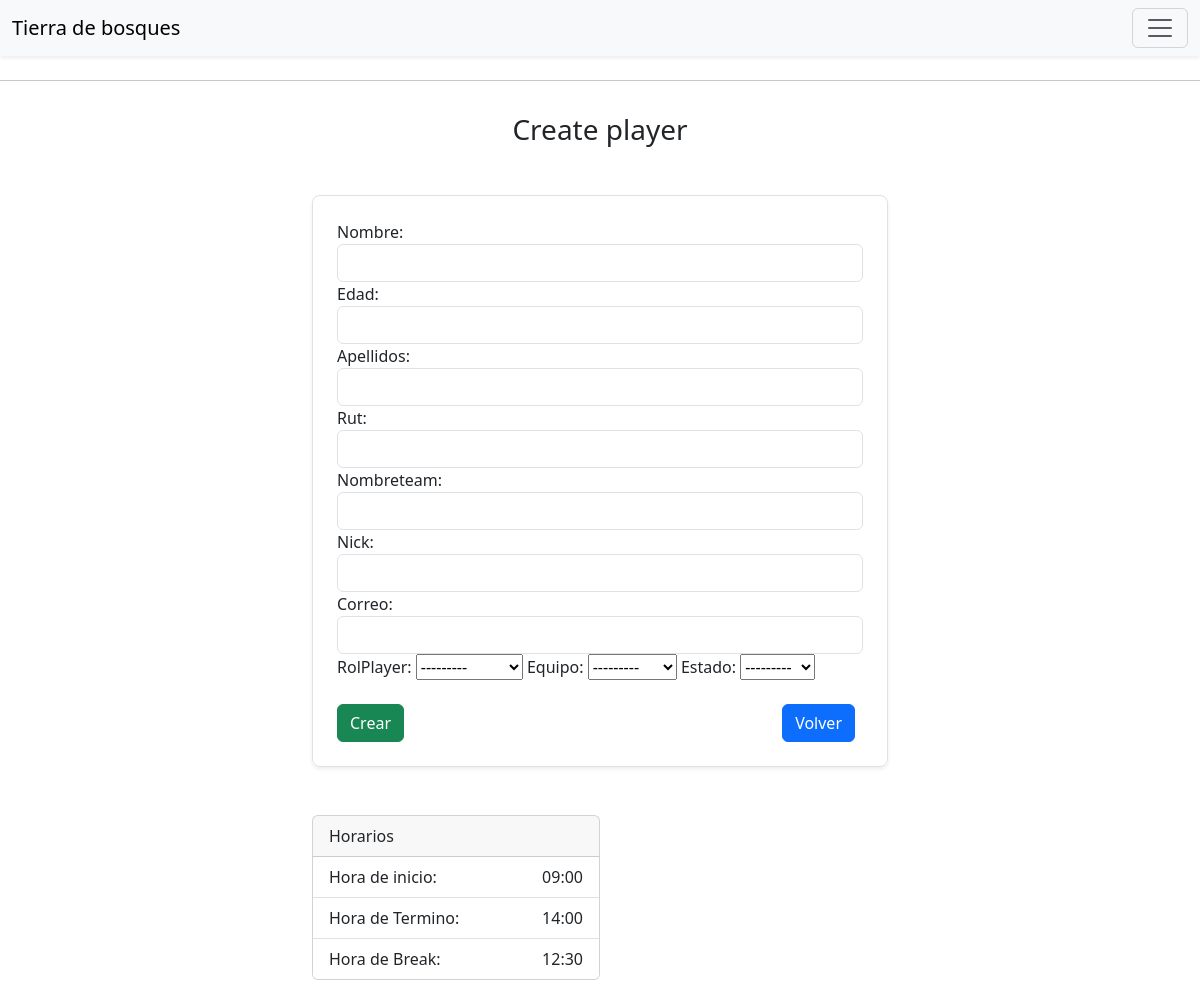
/createPlayer/, run on the app's committed database.
### airsoftcqb/models.py (models this page shows)
class RolPlayer(models.Model):
    idRolPlayer = models.AutoField(primary_key=True)
    rol = models.CharField(max_length=50)
    def RolPlayer(self):
        return "{}".format(self.rol)
    def __str__(self):
        return self.RolPlayer()

class Equipo(models.Model):
    idEquipo = models.AutoField(primary_key=True)
    nombreEquipo = models.CharField(max_length=50)
    def Equipo(self):
        return "{}".format(self.nombreEquipo)
    def __str__(self):
        return self.Equipo()

class Estado(models.Model):
    idEstado = models.AutoField(primary_key=True)
    nombreEstado = models.CharField(max_length=50)
    def estadosJugador(self):
        return "{}".format(self.nombreEstado)
    def __str__(self):
        return self.estadosJugador()

### airsoftcqb/views.py (the view)
# urls.py: path('createPlayer/',createPlayer,name='createPlayer'),
def createPlayer(request):
    frm = FormPlayer ()
    if(request.method=='POST'):
        frm = FormPlayer (request.POST)
        if(frm.is_valid()):
            frm.save()
            return redirect('createPlayer')
    data = {'frm': frm}
    return render(request, 'templatesairsoftcqb/createPlayer.html', data )

### airsoftcqb/forms.py
class FormPlayer(forms.ModelForm):
    nombre = forms.CharField()
    edad = forms.CharField()
    apellidos = forms.CharField()
    rut = forms.CharField()
    nombreTeam = forms.CharField()
    nick = forms.CharField()
    correo = forms.CharField()
    nombre.widget.attrs['class']='form-control'
    edad.widget.attrs['class']='form-control'
    apellidos.widget.attrs['class']='form-control'
    rut.widget.attrs['class']='form-control'
    nombreTeam.widget.attrs['class']='form-control'
    nick.widget.attrs['class']='form-control'
    correo.widget.attrs['class']='form-control'
    class Meta:
        model = Player
        fields = '__all__'

### templates/templatesairsoftcqb/createPlayer.html (shortened to what this page needs)
<!DOCTYPE html>
{% load static %}
<html lang="en">
  <head>
    <link
      href="https://cdn.jsdelivr.net/npm/bootstrap@5.3.0-alpha3/dist/css/bootstrap.min.css"
      rel="stylesheet"
    />
  </head>
  <body>
    <nav class="navbar bg-body-tertiary fixed-top shadow-sm">
      <div class="container-fluid">
        <a class="navbar-brand" href="{% url 'home' %}">Tierra de bosques</a>
        <button class="navbar-toggler" type="button" data-bs-toggle="offcanvas" data-bs-target="#offcanvasNavbar" aria-controls="offcanvasNavbar" aria-label="Toggle navigation">
          <span class="navbar-toggler-icon"></span>
        </button>
      </div>
    </nav>
    <br>
    <br>
    <br>
    <div class="jumbotron">
      <hr class="my-2" />
      <br />
      <h3 class="text-center">Create player</h3>
      <div class="container mt-5 w-50">
        <form method="post" class="border rounded-3 p-4 shadow-sm">
          {{frm.as_table}} {% csrf_token %}
          <br>
          <br>
          <div class="d-flex justify-content-between">
            <input class="btn btn-success" type="submit" value="Crear" />
            <a class="btn btn-primary mx-2" href="{% url 'listado' %}"
              >Volver</a
            >
          </div>
        </form>
        <br />
        <br />
        <div class="card" style="width: 18rem">
          <div class="card-header">Horarios</div>
          <ul class="list-group list-group-flush">
            <li class="d-flex justify-content-between list-group-item">
              Hora de inicio: <span>09:00</span>
            </li>
            <li class="d-flex justify-content-between list-group-item">
              Hora de Termino: <span>14:00</span>
            </li>
            <li class="d-flex justify-content-between list-group-item">
              Hora de Break: <span>12:30</span>
            </li>
          </ul>
        </div>
        <br />
        <br />
      </div>
    </div>
  </body>
</html>

### data on the page
RolPlayer: idRolPlayer "---------"
Equipo: idEquipo "---------"
Estado: idEstado "---------"
